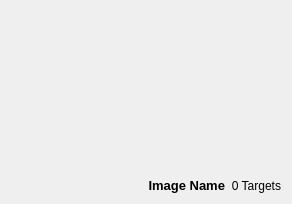
<?xml version="1.0" encoding="UTF-8"?>
<ui version="4.0">
 <class>ImageWidget</class>
 <widget class="QWidget" name="ImageWidget">
  <property name="geometry">
   <rect>
    <x>0</x>
    <y>0</y>
    <width>292</width>
    <height>204</height>
   </rect>
  </property>
  <property name="windowTitle">
   <string>Form</string>
  </property>
  <layout class="QVBoxLayout" name="verticalLayout_2">
   <item>
    <layout class="QVBoxLayout" name="verticalLayout">
     <property name="spacing">
      <number>0</number>
     </property>
     <item>
      <widget class="QLabel" name="imageLabel">
       <property name="sizePolicy">
        <sizepolicy hsizetype="Preferred" vsizetype="Expanding">
         <horstretch>0</horstretch>
         <verstretch>0</verstretch>
        </sizepolicy>
       </property>
       <property name="minimumSize">
        <size>
         <width>0</width>
         <height>0</height>
        </size>
       </property>
       <property name="text">
        <string/>
       </property>
       <property name="scaledContents">
        <bool>false</bool>
       </property>
       <property name="alignment">
        <set>Qt::AlignCenter</set>
       </property>
      </widget>
     </item>
     <item>
      <layout class="QHBoxLayout" name="horizontalLayout">
       <property name="spacing">
        <number>6</number>
       </property>
       <property name="sizeConstraint">
        <enum>QLayout::SetDefaultConstraint</enum>
       </property>
       <item>
        <widget class="QLabel" name="imageCaption">
         <property name="sizePolicy">
          <sizepolicy hsizetype="Expanding" vsizetype="Minimum">
           <horstretch>0</horstretch>
           <verstretch>0</verstretch>
          </sizepolicy>
         </property>
         <property name="maximumSize">
          <size>
           <width>16777215</width>
           <height>23</height>
          </size>
         </property>
         <property name="font">
          <font>
           <pointsize>10</pointsize>
           <weight>75</weight>
           <bold>true</bold>
          </font>
         </property>
         <property name="text">
          <string>Image Name</string>
         </property>
         <property name="alignment">
          <set>Qt::AlignRight|Qt::AlignTrailing|Qt::AlignVCenter</set>
         </property>
        </widget>
       </item>
       <item>
        <widget class="QLabel" name="numTargetDisplay">
         <property name="sizePolicy">
          <sizepolicy hsizetype="Preferred" vsizetype="Minimum">
           <horstretch>0</horstretch>
           <verstretch>0</verstretch>
          </sizepolicy>
         </property>
         <property name="text">
          <string>0 Targets</string>
         </property>
         <property name="alignment">
          <set>Qt::AlignRight|Qt::AlignTrailing|Qt::AlignVCenter</set>
         </property>
        </widget>
       </item>
      </layout>
     </item>
    </layout>
   </item>
  </layout>
 </widget>
 <resources/>
 <connections/>
</ui>
